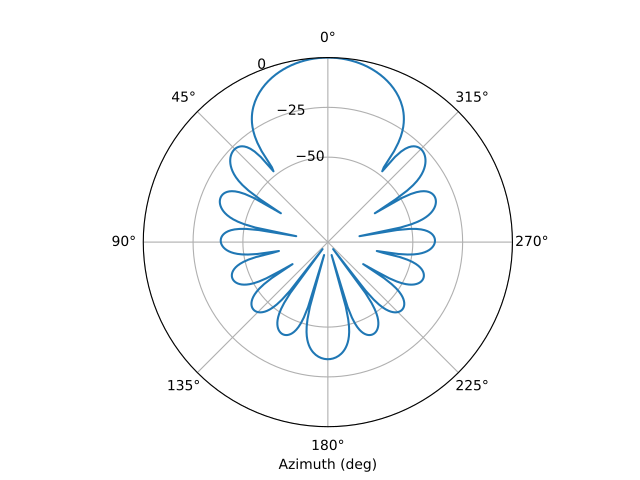

Write the Python code that produced this figure.
import spharpy
import pyfar as pf
import matplotlib.pyplot as plt
import numpy as np
N = 7
steering = pf.Coordinates.from_spherical_colatitude(
    np.linspace(0, 2*np.pi, 500), np.ones(500)*np.pi/2,
    np.ones(500))
Y_steering = spharpy.spherical.spherical_harmonic_basis_real(
    N, steering)
a_nm = spharpy.spherical.spherical_harmonic_basis_real(
    N, pf.Coordinates(1, 0, 0))
d_nm = spharpy.beamforming.rE_max_weights(N)
beamformer = np.squeeze(Y_steering @ np.diag(d_nm) @ a_nm.T)
ax = plt.axes(projection='polar')
ax.plot(steering.azimuth, 20*np.log10(np.abs(beamformer)))
ax.set_rticks([-50, -25, 0])
ax.set_theta_zero_location('N')
ax.set_xlabel('Azimuth (deg)')
